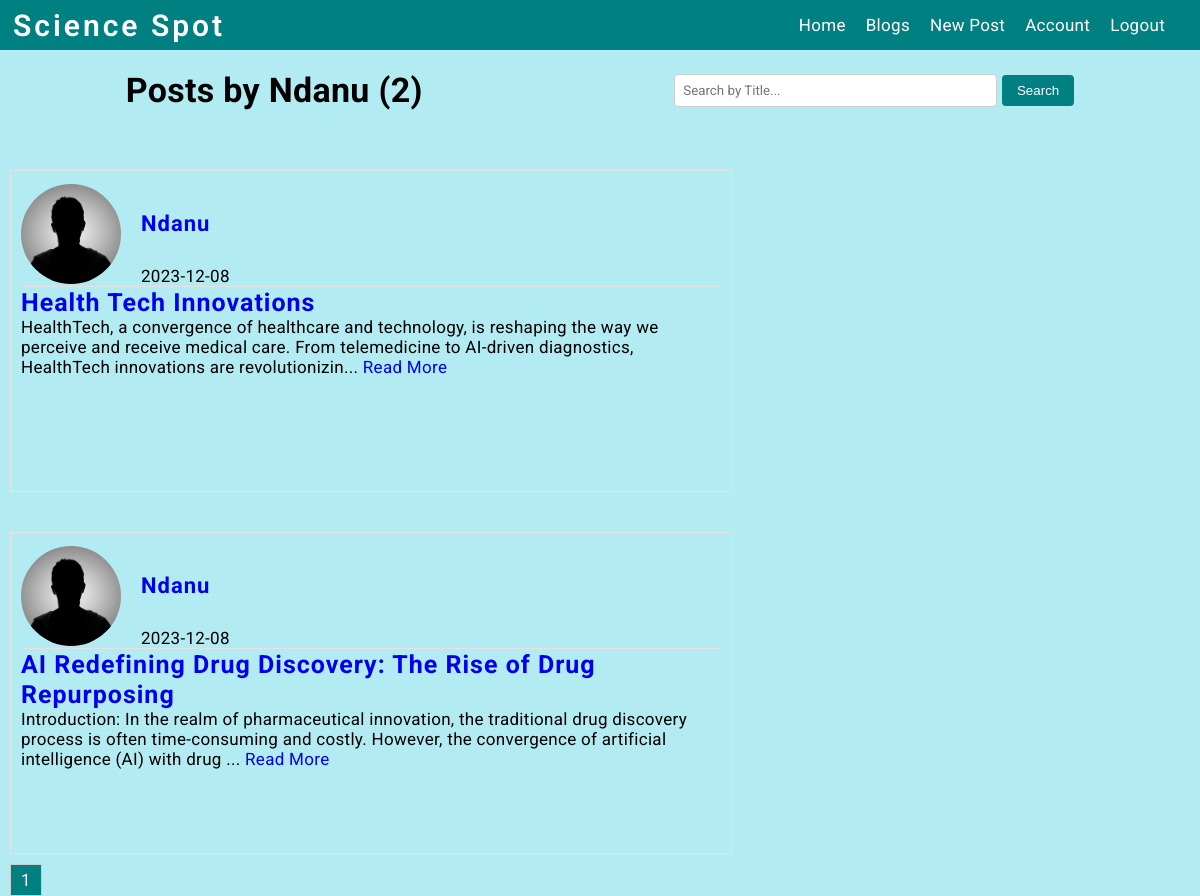
Page /user/Ndanu (signed in) on the committed database.
### flaskblog/models.py (models this page shows, shortened)
class User(db.Model, UserMixin):
    id = db.Column(db.Integer, primary_key=True)
    username = db.Column(db.String(20), unique=True, nullable=False)
    email = db.Column(db.String(120), unique=True, nullable=False)
    image_file = db.Column(db.String(20), nullable=False, default='default.jpg')
    password = db.Column(db.String(60), nullable=False)
    posts = db.relationship('Post', backref='author', lazy=True)
    """How ro represent our user model"""

class Post(db.Model):
    id = db.Column(db.Integer, primary_key=True)
    title = db.Column(db.String(100), nullable=False)
    date_posted = db.Column(db.DateTime, nullable=False, default=datetime.utcnow)
    content = db.Column(db.Text, nullable=False)
    user_id = db.Column(db.Integer, db.ForeignKey('user.id'), nullable=False)
    """How ro represent our post model"""

### flaskblog/routes.py (the view)
@app.route("/user/<string:username>")
@login_required
def user_posts(username):
    page = request.args.get('page', 1, type=int)
    user = User.query.filter_by(username=username).first_or_404()
    posts = Post.query.filter_by(author=user)\
        .order_by(Post.date_posted.desc())\
        .paginate(page=page, per_page=5)
    return render_template('user_posts.html', posts=posts, user=user)

### flaskblog/models.py (called while the page is built)
@login_manager.user_loader
def load_user(user_id):
    return User.query.get(int(user_id))

### flaskblog/templates/user_posts.html
{% extends 'layout.html' %} {% block content %}
<div class="header-container">
  <h1 class="header-text">Posts by {{ user.username }} ({{ posts.total }})</h1>
  <form class="search-form" action="{{ url_for('search_results') }}" method="GET">
      <input type="text" name="query" placeholder="Search by Title...">
      <button type="submit">Search</button>
  </form>
</div>
<div class="homediv-container">
  {% for post in posts.items %}
    <div class="homediv">
      <div class="homedivdetails">
        <img class="accountimageclass" src="{{ url_for('static', filename='images/' + post.author.image_file) }}"/>
        <div class="user-details">
          <p><a href="{{ url_for('user_posts', username=post.author.username) }}">{{ post.author.username }}</a></p>
          <p>{{ post.date_posted.strftime('%Y-%m-%d') }}</p>
        </div>
      </div>
      <hr class="custom-hr">
      <div>
        <p><h2><a href="{{ url_for('post', post_id=post.id) }}" class="teal-title">{{ post.title }}</a></h2></p>
        <p>{{ post.content[:200] }}{% if post.content|length > 200 %}... <a href="{{ url_for('post', post_id=post.id) }}">Read More</a>{% endif %}</p>
      </div>
    </div>
  {% endfor %}
</div>
<div class="pagination">
  {% for page_num in posts.iter_pages(left_edge=1, right_edge=1, left_current=1, right_current=2) %}
    {% if page_num %}
      {% if posts.page == page_num %}
        <a href="{{ url_for('blogs', page=page_num) }}" class="current-page">{{ page_num }}</a>
      {% else %}
        <a href="{{ url_for('blogs', page=page_num) }}">{{ page_num }}</a>
      {% endif %}
    {% else %}
      <span class="ellipsis">...</span>
    {% endif %}
  {% endfor %}
</div>
{% endblock content %}

### flaskblog/static/navigation.css (style rules this page uses)
* { text-decoration: none; margin: 0; padding: 0; }

### flaskblog/static/style.css (style rules this page uses)
body { background: #B2EBF2; font-size: 17px; letter-spacing: 0.3px; font-family: roboto, sans-serif; }
input[type='text'], input[type='email'], input[type='password'] { width: 100%; padding: 10px; border-radius: 5px; border: 1px solid #ccc; font-family: roboto; }
.accountimageclass { border-radius: 50%; width: 100px; height: 100px; object-fit: cover; }
.homediv-container { display: flex; flex-wrap: wrap; gap: 20px; }
.homediv { margin-top: 20px; margin-left: 10px; padding: 10px; width: 700px; height: 300px; border: 1px solid rgb(231, 226, 226); }
.homedivdetails { display: flex; align-items: center; }
.user-details { display: flex; flex-direction: column; margin-left: 20px; }
.user-details a { padding-top: 20px; text-decoration: none; font-weight: bold; font-size: 22px; letter-spacing: 1px; margin-bottom: 10px; }
.user-details > p { margin-top: 30px; }
.custom-hr { border: none; border-top: 1px solid rgb(231, 226, 226); margin-left: 0; margin-right: 0; width: 100%; display: block; }
.pagination { display: flex; margin-left: 10px; margin-top: 10px; }
.pagination a { display: inline-block; width: 30px; height: 30px; text-align: center; line-height: 30px; border: 1px solid #ccc; text-decoration: none; color: #333; }
.pagination a.current-page { background-color: teal; color: white; }
.search-form { display: flex; align-items: center; margin: 10px auto ; width: 400px; }
.search-form input[type="text"] { padding: 8px; border-radius: 4px; border: 1px solid #ccc; margin-right: 5px; }
.search-form button { padding: 8px 15px; border-radius: 4px; border: none; background-color: teal; color: white; cursor: pointer; }
.header-container { display: flex; align-items: center; justify-content: space-between; margin-bottom: 20px; }
.header-text { margin: 20px auto; }
.search-form { display: flex; align-items: center; }
h2 a.teal-title { letter-spacing: 1px; font-size: 25px; font-weight: 700; }

### rows in the picture
User: username "Ndanu"
Post: image_file (placeholder picture), author.username "Ndanu", date_posted "2023-12-08", title "Health Tech Innovations", content "HealthTech, a convergence of healthcare and technology, is reshaping the way we perceive and receive medical care. From telemedicine to AI-driven diagnostics, HealthTech innovations are revolutionizin"
Post: image_file (placeholder picture), author.username "Ndanu", date_posted "2023-12-08", title "AI Redefining Drug Discovery: The Rise of Drug Repurposing", content "Introduction: In the realm of pharmaceutical innovation, the traditional drug discovery process is often time-consuming and costly. However, the convergence of artificial intelligence (AI) with drug"

### other values in the picture
{{ posts.total }} "2"
{{ page_num }} "1"
